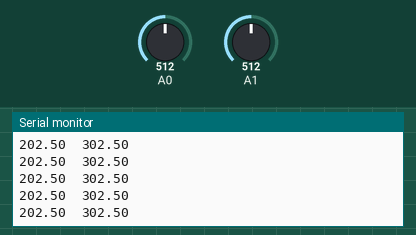
A sketch run on a simulated Arduino Uno, built with avr-gcc and run on an emulated ATmega328P. Parts: the last lines printed to the serial monitor. The inputs (shaded band) are chosen by the test bench; at power-on: A0 = 512, A1 = 512. No radio packets arrive unless stated.

Above: at 1.2 s.
1.3 s: A0 set to 716
At 2.4 s:
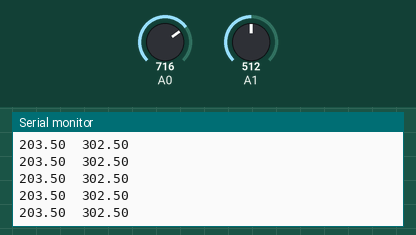
2.8 s: A1 set to 716
At 3.4 s:
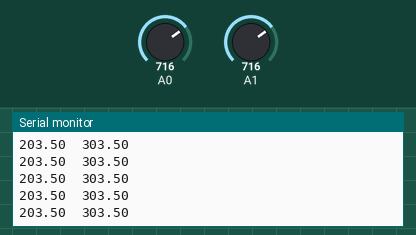
4.3 s: A0 set to 900
At 5.3 s:
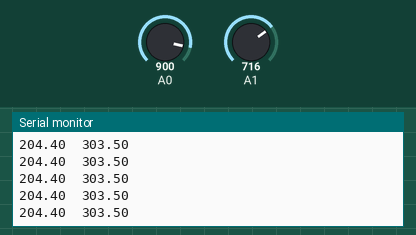
5.8 s: A1 set to 900
At 6.6 s:
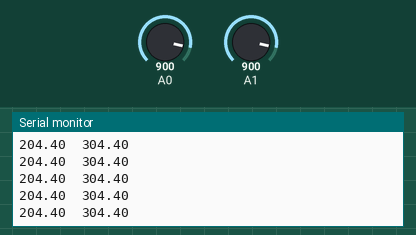
Timing chart, 0 to 8.8 s (numbered marks = the images above; inputs shaded):
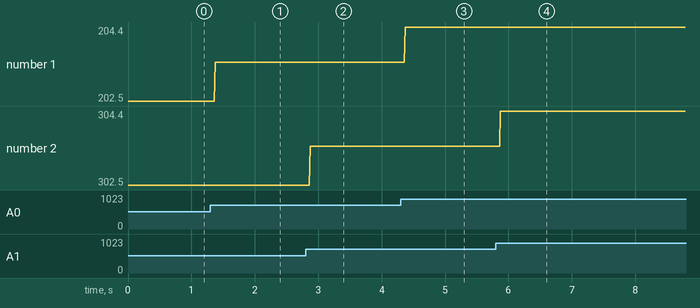

Measured:
- after the input at 1.3 s, the serial monitor: prints a new line after 0.07 s (image 1)
- after the input at 2.8 s, the serial monitor: prints a new line after 0.07 s (image 2)
- after the input at 4.3 s, the serial monitor: prints a new line after 0.07 s (image 3)
- after the input at 5.8 s, the serial monitor: prints a new line after 0.07 s (image 4)
- plotted number 1: 202.5 → 203.5 after the input at 1.3 s, 203.5 → 204.4 after the input at 4.3 s
- plotted number 2: 302.5 → 303.5 after the input at 2.8 s, 303.5 → 304 after the input at 5.8 s

The sketch:

transmitter_v2_B.ino
```cpp
#include <SPI.h>
#include <nRF24L01.h>
#include <RF24.h>

const uint64_t my_radio_pipe = 0xE8E8F0F0E2LL;
RF24 radio(9, 10);

float sent_data_1B[] = {0, 0};

void setup(){
  Serial.begin(9600);
  radio.begin();
  radio.setAutoAck(false);
  radio.setDataRate(RF24_250KBPS);
  radio.stopListening();
  radio.openWritingPipe(my_radio_pipe);
  radio.setRetries(1, 15);
  sent_data_1B[0] = 0;
  sent_data_1B[1] = 0;

  pinMode(A0, INPUT);
  pinMode(A1, INPUT);
}

void loop(){
  sent_data_1B[0] = 200 + analogRead(A0) * (5.0 / 1023.0);
  sent_data_1B[1] = 300 + analogRead(A1) * (5.0 / 1023.0);
  Serial.print(sent_data_1B[0]);
  Serial.print("\t");
  Serial.print(sent_data_1B[1]);
  Serial.print("\n");
  if (sent_data_1B[0] > 203) {
    radio.write(&sent_data_1B[0], sizeof(sent_data_1B[0]));
  }
  if (sent_data_1B[1] > 303) {
    radio.write(&sent_data_1B[1], sizeof(sent_data_1B[1]));
  }
}
```
